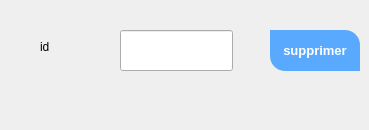
     <widget class="QWidget" name="tabWidget_2Page4">
      <attribute name="title">
       <string>supprimer</string>
      </attribute>
      <widget class="QLabel" name="label_24">
       <property name="geometry">
        <rect>
         <x>40</x>
         <y>40</y>
         <width>47</width>
         <height>13</height>
        </rect>
       </property>
       <property name="text">
        <string>id</string>
       </property>
      </widget>
      <widget class="QPushButton" name="pushButton_10">
       <property name="geometry">
        <rect>
         <x>270</x>
         <y>30</y>
         <width>90</width>
         <height>41</height>
        </rect>
       </property>
       <property name="styleSheet">
        <string notr="true">QPushButton
{
	
	
	
	background-color: rgb(89, 169, 255);
	color: #fff;
	font-size: 13px;
	font-weight: bold;
	border-top-right-radius: 15px;
	border-top-left-radius: 0px;
	border-bottom-right-radius: 0px;
	border-bottom-left-radius: 15px;
	/*padding: 10px;*/

}</string>
       </property>
       <property name="text">
        <string>supprimer</string>
       </property>
      </widget>
      <widget class="QLineEdit" name="lineEdit_supp_2">
       <property name="geometry">
        <rect>
         <x>120</x>
         <y>30</y>
         <width>113</width>
         <height>41</height>
        </rect>
       </property>
      </widget>
      <widget class="QLabel" name="label_42">
       <property name="geometry">
        <rect>
         <x>140</x>
         <y>90</y>
         <width>41</width>
         <height>31</height>
        </rect>
       </property>
       <property name="styleSheet">
        <string notr="true">image:url(:/icons /delete.png)</string>
       </property>
       <property name="text">
        <string/>
       </property>
      </widget>
     </widget>
